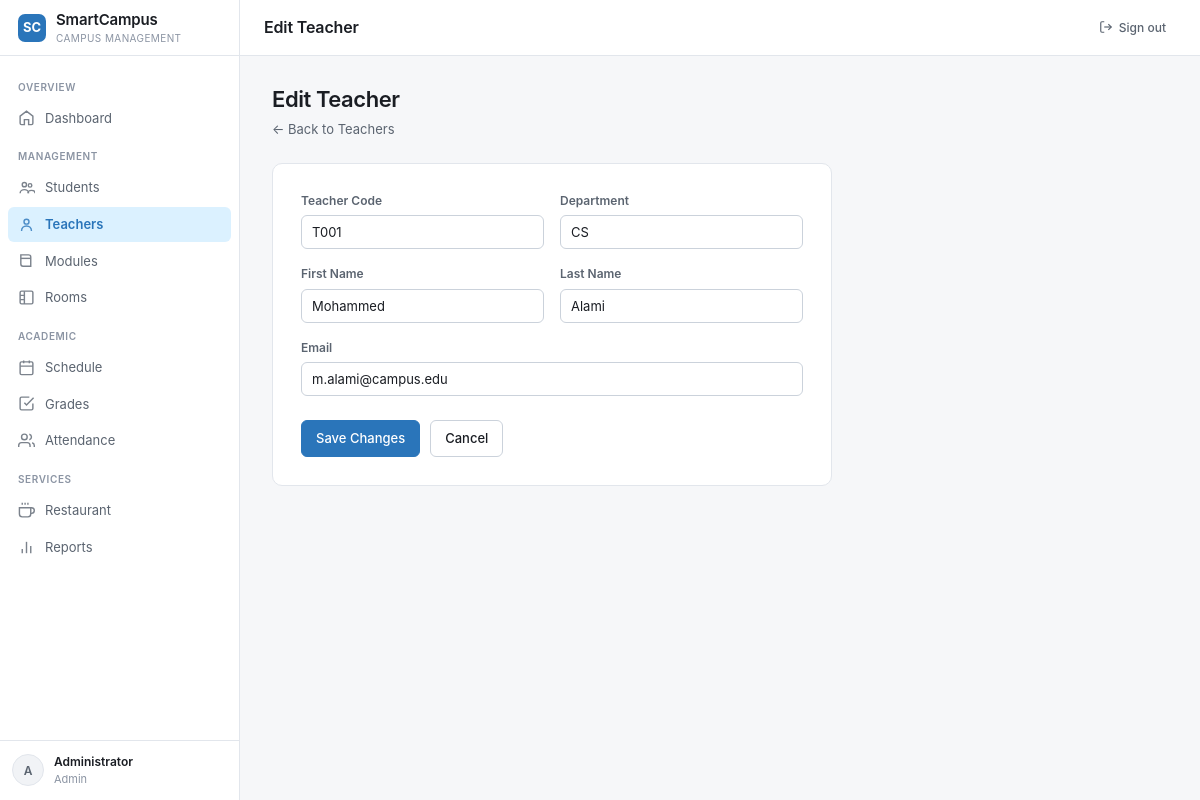
Screenshot of /teachers/edit/1 (signed in) with the database file from the repository.
### tables this page shows
CREATE TABLE teachers (
            id          INTEGER PRIMARY KEY AUTOINCREMENT,
            code        TEXT    NOT NULL UNIQUE,
            first_name  TEXT    NOT NULL,
            last_name   TEXT    NOT NULL,
            email       TEXT    NOT NULL UNIQUE,
            department  TEXT    NOT NULL,
            user_id     INTEGER REFERENCES users(id)
        );

### app.py (the view, shortened to what this page needs)
@app.route("/teachers/edit/<int:tid>", methods=["GET", "POST"])
@login_required(roles=["admin"])
def teacher_edit(tid):
    db = get_db()
    teacher = row_to_dict(db.execute("SELECT * FROM teachers WHERE id=?", (tid,)).fetchone())
    if not teacher:
        db.close()
        flash("Teacher not found.", "danger")
        return redirect(url_for("teachers"))
    db.close()
    return render_template("teacher_form.html", teacher=teacher)

### app.py (called while the page is built)
def login_required(roles=None):
    def decorator(f):
        @functools.wraps(f)
        def wrapped(*args, **kwargs):
            if "user_id" not in session:
                flash("Please sign in first.", "warning")
                return redirect(url_for("login"))
            if roles and session.get("role") not in roles:
                flash("Access denied.", "danger")
                return redirect(url_for("dashboard"))
            return f(*args, **kwargs)
        return wrapped
    return decorator

def row_to_dict(row):
    return dict(row) if row else None

### database.py (called while the page is built)
def get_db():
    conn = sqlite3.connect(DB_PATH)
    conn.row_factory = sqlite3.Row
    conn.execute("PRAGMA foreign_keys = ON")
    return conn

### templates/teacher_form.html
{% extends "base.html" %}
{% block page_title %}{% if teacher %}Edit Teacher{% else %}Add Teacher{% endif %}{% endblock %}
{% block content %}
<div class="page-header">
  <div>
    <h1>{% if teacher %}Edit Teacher{% else %}Add Teacher{% endif %}</h1>
    <p><a href="{{ url_for('teachers') }}" style="color:#5b6470;text-decoration:none;">← Back to Teachers</a></p>
  </div>
</div>
<div class="form-card">
  <form method="POST">
    <div class="form-grid">
      <div class="form-group">
        <label>Teacher Code</label>
        <input type="text" name="code" value="{{ teacher.code if teacher else '' }}" placeholder="T001" required>
      </div>
      <div class="form-group">
        <label>Department</label>
        <input type="text" name="department" value="{{ teacher.department if teacher else '' }}" placeholder="CS, Math, IS…" required>
      </div>
      <div class="form-group">
        <label>First Name</label>
        <input type="text" name="first_name" value="{{ teacher.first_name if teacher else '' }}" placeholder="First name" required>
      </div>
      <div class="form-group">
        <label>Last Name</label>
        <input type="text" name="last_name" value="{{ teacher.last_name if teacher else '' }}" placeholder="Last name" required>
      </div>
      <div class="form-group full">
        <label>Email</label>
        <input type="email" name="email" value="{{ teacher.email if teacher else '' }}" placeholder="teacher@campus.edu" required>
      </div>
    </div>
    <div style="display:flex;gap:10px;margin-top:24px;">
      <button type="submit" class="btn btn-primary">{% if teacher %}Save Changes{% else %}Add Teacher{% endif %}</button>
      <a href="{{ url_for('teachers') }}" class="btn">Cancel</a>
    </div>
  </form>
</div>
{% endblock %}

### templates/base.html (style rules this page uses)
*, *::before, *::after { box-sizing: border-box; }
html, body { height: 100%; margin: 0; }
body { font-family: 'Inter', -apple-system, BlinkMacSystemFont, 'Segoe UI', system-ui, sans-serif; background: #f6f7f9; color: #1a1d23; font-size: 14px; line-height: 1.45; -webkit-font-smoothing: antialiased; }
.page-header { display: flex; align-items: flex-end; justify-content: space-between; margin-bottom: 24px; gap: 16px; flex-wrap: wrap; }
.page-header h1 { margin: 0; font-size: 22px; font-weight: 600; letter-spacing: -0.02em; }
.page-header p { margin: 4px 0 0; color: #5b6470; font-size: 13px; }
.btn { display: inline-flex; align-items: center; gap: 6px; padding: 8px 14px; border-radius: 6px; border: 1px solid #cbd2db; background: #fff; color: #1a1d23; font-size: 13px; font-weight: 500; font-family: inherit; cursor: pointer; text-decoration: none; white-space: nowrap; transition: background 0.12s; }
.btn-primary { background: oklch(0.55 0.13 250); color: #fff; border-color: oklch(0.55 0.13 250); }
.form-card { background: #fff; border: 1px solid #e2e6ec; border-radius: 10px; padding: 28px; max-width: 560px; }
.form-grid { display: grid; grid-template-columns: 1fr 1fr; gap: 16px; }
.form-group { display: flex; flex-direction: column; gap: 6px; }
.form-group.full { grid-column: 1 / -1; }
label { font-size: 12px; font-weight: 600; color: #5b6470; }
input, select, textarea { padding: 8px 10px; border: 1px solid #cbd2db; border-radius: 6px; font-size: 13px; font-family: inherit; background: #fff; color: #1a1d23; transition: border-color 0.12s, box-shadow 0.12s; }

### rows the page displays
teachers: code "T001", department "CS", first_name "Mohammed", last_name "Alami", email "m.alami@campus.edu"

### other values shown
{{ session.name[0].upper() }} "A"
{{ session.name }} "Administrator"
{{ session.role | capitalize }} "Admin"
